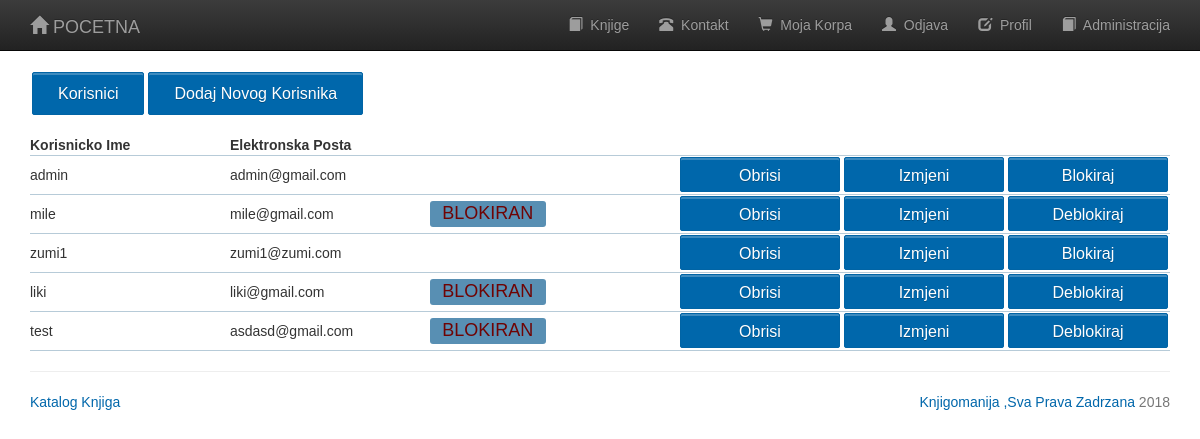
The page /admin_izmjena_korisnika.php (signed in) on the database its author committed.
### tables this page shows
CREATE TABLE `users` (
  `id` int(11) NOT NULL,
  `blokiraj` int(11) NOT NULL,
  `username` varchar(50) NOT NULL,
  `email` varchar(50) NOT NULL,
  `password` varchar(50) NOT NULL,
  `trn_date` datetime NOT NULL
);

### admin_izmjena_korisnika.php (the view, shortened to what this page needs)
<?php
	require_once "./template/header.php";
	?>
<p>
<span class="trt1"><a href="admin_izmjena_korisnika.php" style="text-decoration: none"><input type="submit" value="Korisnici" /></a></span>
<span class="trt1"><a href="dodaj_b.php" style="text-decoration: none"><input type="submit" value="Dodaj Novog Korisnika" /></a></span>
</p>
<?php
require('db.php');
$sql = "SELECT * FROM users";
$result = mysqli_query($con,$sql)or die(mysqli_error());
echo "<table style='width: 100%;'>";
echo "<tr><th>Korisnicko Ime</th><th>Elektronska Posta</th></tr>";
while($row = mysqli_fetch_array($result)) {
    $korisnicko_ime = $row['username'];
    $elektronska_posta = $row['email'];
	if ($row['blokiraj'] == 1)
	{
		$lopovi_politicari = "<span class=\"trt\"><a href=\"deblokiraj_b.php?id=$row[id]\"
		style=\"text-decoration: none\"><input type=\"submit\" value=\"Deblokiraj\" />
		</a></span>";
		$crv = "<div class =\"crv\">BLOKIRAN</div>";
		}
	else {
		$lopovi_politicari = "<span class=\"trt\"><a href=\"blokiraj_b.php?id=$row[id]\"
		style=\"text-decoration: none\"><input type=\"submit\"
		value=\"Blokiraj\" /></a></span>";
		$crv = "";
	}
		echo "<tr>
	<td style='width: 200px;'>".$korisnicko_ime."</td>
	<td style='width: 200px;'>".$elektronska_posta."</td>
	<td>".$crv."</td>
	<td>".$lopovi_politicari."
	<span class=\"trt\"><a href=\"izmjeni_b.php?id=$row[id]\" style=\"text-decoration: none\"><input type=\"submit\" value=\"Izmjeni\" /></a></span>
	<span class=\"trt\"><a href=\"obrisi_b.php?id=$row[id]\" style=\"text-decoration: none\"><input type=\"submit\" value=\"Obrisi\" /></a></span>
	</td></tr>";
}
echo "</table>";
?>
<?php
	require_once "./template/footer.php";
?>

### css/style.css (style rules this page uses)
body { font-family:Arial, Sans-Serif; }
a { color:#0067ab; text-decoration:none; }
input[type='submit'] { padding: 10px 25px 8px; color: #fff; background-color: #0067ab; text-shadow: rgba(0,0,0,0.24) 0 1px 0; font-size: 16px; box-shadow: rgba(255,255,255,0.24) 0 2px 0 0 inset,#fff 0 1px 0 0; border: 1px solid #0164a5; border-radius: 2px; margin-top: 10px; cursor:pointer; }

### rows shown on the page
users: username "admin", email "admin@gmail.com"
users: username "mile", email "mile@gmail.com", blokiraj "BLOKIRAN"
users: username "zumi1", email "zumi1@zumi.com"
users: username "liki", email "liki@gmail.com", blokiraj "BLOKIRAN"
users: username "test", email "asdasd@gmail.com", blokiraj "BLOKIRAN"
